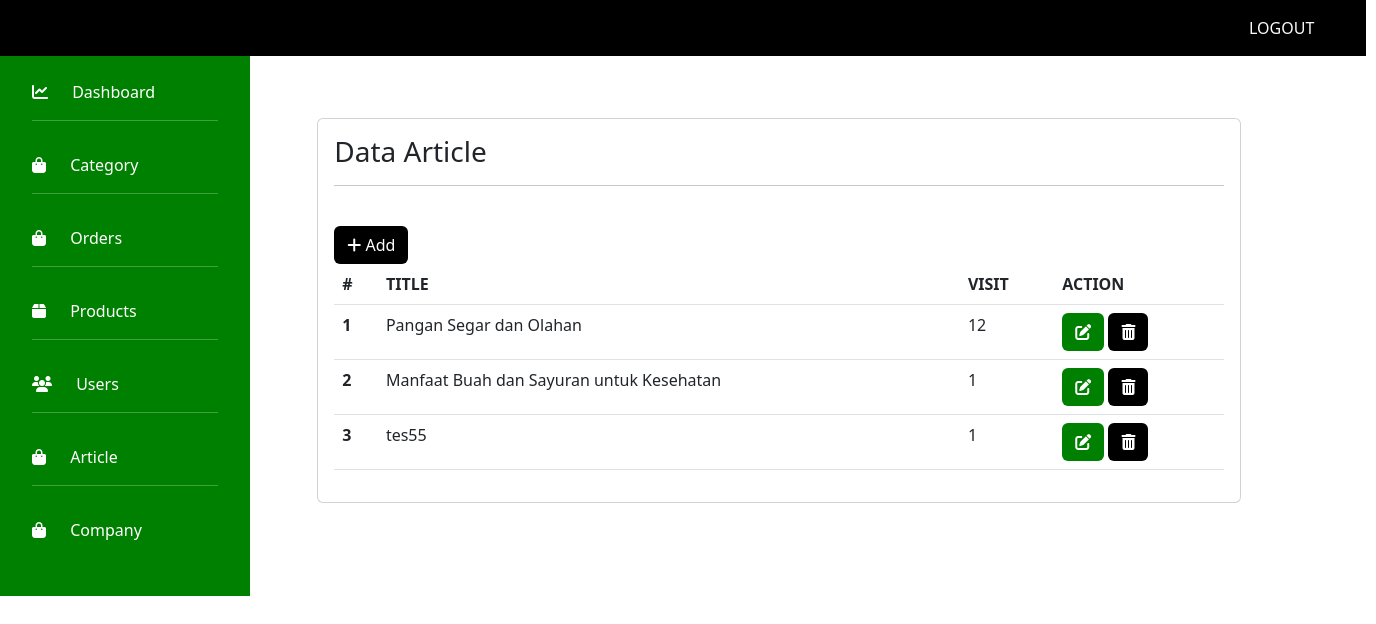
The page /admin/index.php?page=article&aksi on the database its author committed.
### tables this page shows
CREATE TABLE `article` (
  `id` int(11) NOT NULL,
  `title` varchar(60) NOT NULL,
  `short_description` text NOT NULL,
  `description` text NOT NULL,
  `image` varchar(30) NOT NULL,
  `caption` varchar(60) NOT NULL,
  `visit` int(11) NOT NULL,
  `slug` varchar(120) NOT NULL,
  `created_at` timestamp NOT NULL DEFAULT current_timestamp(),
  `created_by_name` varchar(60) DEFAULT NULL,
  `updated_at` timestamp NULL DEFAULT NULL,
  `updated_by_name` varchar(60) DEFAULT NULL
);

### pages/article/tampil.php (the view, shortened to what this page needs)
<div class="card">
    <div class="card-body">
    <h3>Data Article</h3>
    <hr>
    <br>
    <a href="index.php?page=article&aksi=tambah" type="button" class="btn" style="background-color: black; color: white;"><i class="fa fa-plus"></i> Add</a>
    <br>
    <table class="table">
        <thead>
            <tr>
            <th scope="col">#</th>
            <th scope="col">TITLE</th>
            <th scope="col">VISIT</th>
            <th scope="col">ACTION</th>
            </tr>
        </thead>
        <tbody>
            <tr>
            <?php
                $TAMPIL = "SELECT * FROM article";
                $HASIL = mysqli_query($koneksi,$TAMPIL);
                $NO = 1;
                    while ($row=mysqli_fetch_array($HASIL)) {
                $id     = $row['id'];
                $title     = $row['title'];
                $visit    = $row['visit'];
             ?>
              <th scope="row"><?php echo $NO; ?></th>
              <td><?php echo $title; ?></td>
              <td><?php echo $visit; ?></td>
              <td>
                  <a href="index.php?page=article&aksi=edit&id=<?php echo $id; ?>" class="btn" style="background-color: #008000; color: white;"><i class="fa fa-pen-to-square"></i></a>
                  <a href="../pages/article/hapus.php?id=<?php echo $row['id'];?>" type="button" class="btn" style="background-color: black; color: white;"><i class="fa fa-trash"></i></a>
              </td>
            </tr>
            <?php
                  $NO++;
                  }
                   ?>
        </tbody>
        </table>
    </div>
</div>

### rows shown on the page
article: title "Pangan Segar dan Olahan", visit "12"
article: title "Manfaat Buah dan Sayuran untuk Kesehatan", visit "1"
article: title "tes55", visit "1"
